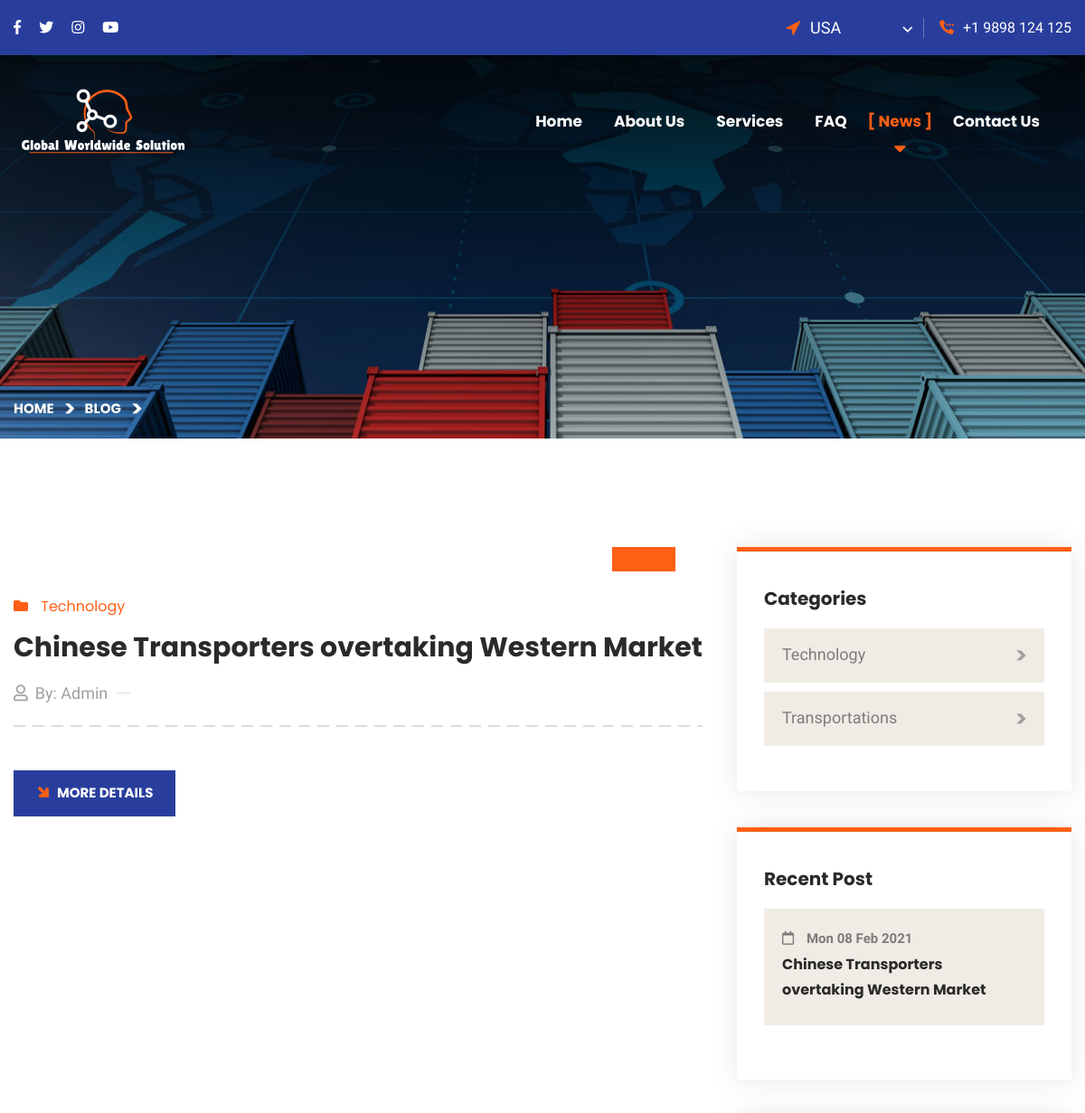
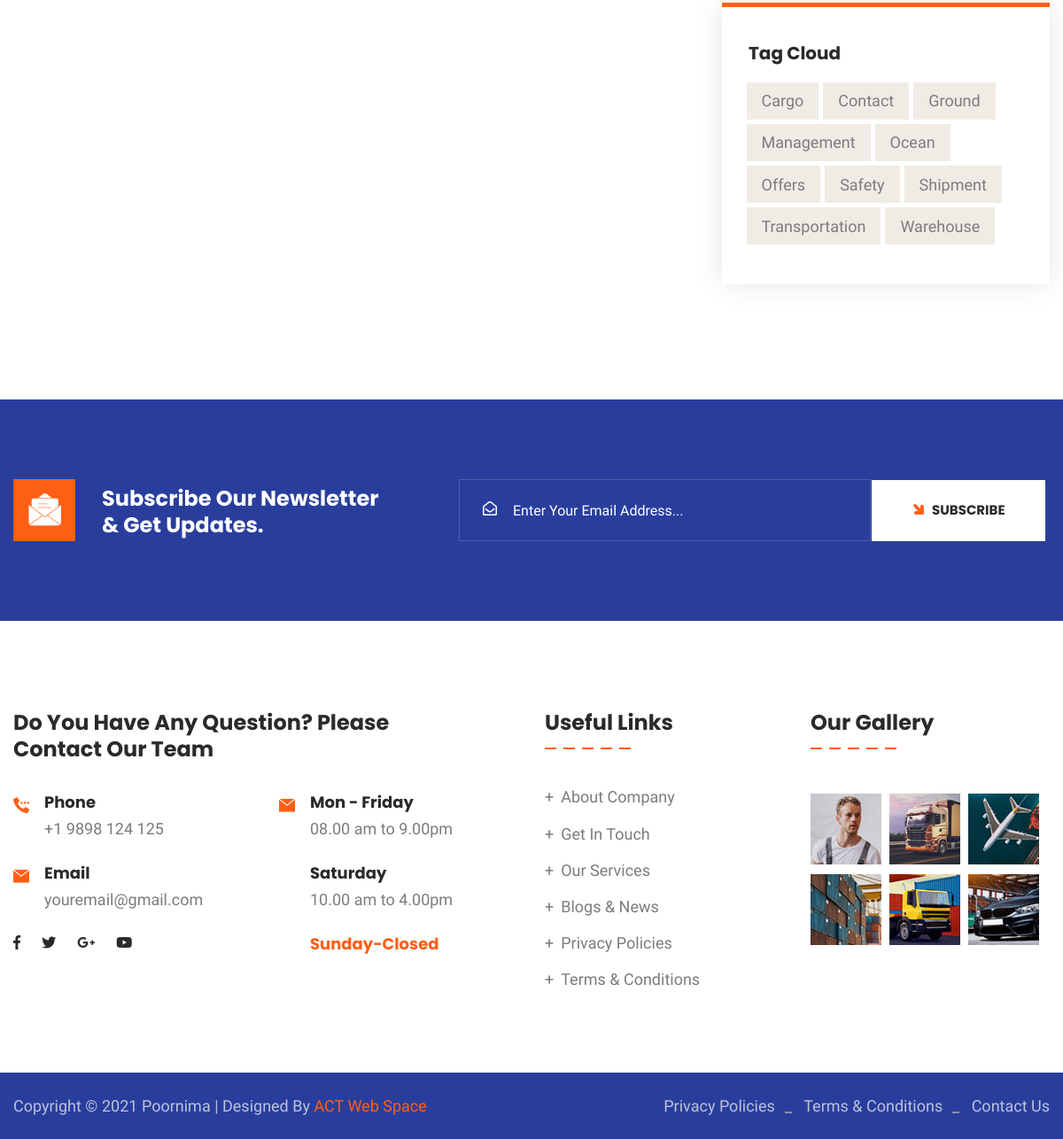
Screenshot of /blog.php with the database file from the repository (2 pictures, top to bottom).
### tables this page shows
CREATE TABLE `settings` (
  `id` int(100) NOT NULL,
  `header_logo` varchar(255) DEFAULT NULL,
  `email` varchar(255) DEFAULT NULL,
  `phone` varchar(255) DEFAULT NULL,
  `phone2` varchar(20) DEFAULT NULL,
  `footer_logo` varchar(255) DEFAULT NULL,
  `footer_desc` varchar(5000) DEFAULT NULL,
  `facebook` varchar(2000) DEFAULT NULL,
  `twitter` varchar(2000) DEFAULT NULL,
  `linkedin` varchar(2000) DEFAULT NULL,
  `instagram` varchar(2000) DEFAULT NULL,
  `youtube` varchar(2000) DEFAULT NULL,
  `address` varchar(1000) DEFAULT NULL,
  `city` varchar(255) DEFAULT NULL,
  `state` varchar(255) DEFAULT NULL,
  `country` varchar(255) DEFAULT NULL,
  `pin` varchar(255) DEFAULT NULL,
  `map` varchar(3000) DEFAULT NULL,
  `site_name` varchar(255) DEFAULT NULL
);

CREATE TABLE `blog` (
  `id` int(100) NOT NULL,
  `title` varchar(1000) DEFAULT NULL,
  `category` varchar(255) DEFAULT NULL,
  `descrip` varchar(10000) DEFAULT NULL,
  `img` varchar(100) DEFAULT NULL,
  `url` varchar(255) DEFAULT NULL,
  `date` varchar(100) DEFAULT NULL,
  `status` varchar(10) DEFAULT NULL
);

CREATE TABLE `category` (
  `id` int(100) NOT NULL,
  `cat_name` varchar(255) NOT NULL
);

### blog.php (the view, shortened to what the rows shown need)
<?php
    include "admin/conn.php";
    $blog = mysqli_query($con,"SELECT * FROM blog ORDER BY id DESC");
    $cat = mysqli_query($con,"SELECT * FROM category ORDER BY id DESC");
    $recent = mysqli_query($con,"SELECT * FROM blog ORDER BY id DESC LIMIT 4");
?>
<!DOCTYPE html>
<html lang="en">
<head>
<link href="assets/css/bootstrap.css" rel="stylesheet">
<link href="assets/css/style.css" rel="stylesheet">
<link href="assets/css/responsive.css" rel="stylesheet">
<link href="assets/css/color.css" rel="stylesheet">
</head>
<body>
<div class="page-wrapper">
   <?php include "header.php"; ?>
    <section class="news-section">
        <div class="auto-container">
            <div class="row">
                <div class="col-lg-8">
                    <?php
                        while ($row=mysqli_fetch_array($blog)){
                    ?>
                    <div class="news-block-four">
                        <div class="inner-box">
                            <div class="image">
                                <div class="date"><?php echo $row['date']; ?></div>
                            </div>
                            <div class="lower-content">
                                <div class="category"><i class="fas fa-folder"></i> <?php echo $row['category']; ?></div>
                                <h3><a href="blog-details.php?id=<?php echo $row['id']; ?>"><?php echo $row['title']; ?></a></h3>
                                <ul class="post-meta">
                                    <li><a href="#"><i class="far fa-user"></i>By: Admin</a></li>
                                </ul>
                                <div class="text"><p><?php
                        ?>...</p></div>
                                <div class="bottom-content">
                                    <div class="link-box">
                                        <a href="blog-details.php?id=<?php echo $row['id']; ?>" class="theme-btn btn-style-one"><span><i class="flaticon-up-arrow"></i>More Details </span></a>
                                    </div>
                                </div>
                            </div>
                        </div>
                    </div>
                    <?php  } ?>
                </div>
                <aside class="col-lg-4 sidebar">
                    <div class="blog-sidebar style-two">
                        <div class="widget widget_categories">
                            <div class="widget-content">
                                <ul class="categories-list clearfix">
                                    <?php
                                        while($row=mysqli_fetch_array($cat)){
                                        $counter  = mysqli_query($con,"SELECT * FROM blog WHERE category='".$row['cat_name']."'");
                                        $counti = mysqli_num_rows($counter);
                                    ?>
                                    <li><a href="blog-category.php?category=<?php echo $row['cat_name']; ?>"><?php echo $row['cat_name']; ?> <i class="flaticon-right-arrow-6"></i> <span><?php echo $counti; ?></span></a></li>
                                 <?php  } ?>
                                </ul>
                            </div>
                        </div>
                        <div class="widget news-widget-two">
                            <div class="wrapper-box">
                                <?php
                                    while($row=mysqli_fetch_array($recent)){
                                ?>
                                <div class="post" style="background-image: url(assets/images/resource/news-26.jpg);">
                                    <div class="content">
                                        <div class="date"><i class="far fa-calendar"></i> <?php echo $row['date']; ?></div>
                                        <h4><a href="blog-details.php?id=<?php echo $row['id']; ?>"><?php echo $row['title']; ?></a></h4>
                                    </div>
                                </div>
                             <?php } ?>
                            </div>
                        </div>
                </aside>
            </div>
        </div>
    </section>
   <?php include "footer.php"; ?>
</body>
</html>

### header.php (shortened to what the rows shown need)
<?php
    include "admin/conn.php";
    $settings = mysqli_query($con,"SELECT * FROM settings");
    $setting  = mysqli_fetch_array($settings);
?>
    <header class="main-header header-style-one">
        <div class="header-top">
            <div class="auto-container">
                <div class="inner-container">
                    <div class="right-column">
                        <div class="location">
                            <span class="flaticon-cursor"></span>
                            <form action="#" class="location-switcher">
                            </form>
                        </div>
                        <div class="phone-number"><i class="flaticon-calling"></i><a href="tel:<?php  echo $setting['phone']; ?>"></a><?php  echo $setting['phone']; ?></div>
                    </div>
                </div>
            </div>
        </div>
    </header>

### footer.php (shortened to what the rows shown need)
<?php
    include "admin/conn.php";
    $settings = mysqli_query($con,"SELECT * FROM settings");
    $setting  = mysqli_fetch_array($settings);
?>
    <footer class="main-footer">
        <div class="upper-box">
            <div class="auto-container">
                <div class="row">
                    <div class="col-lg-6">
                        <div class="widget contact-widget style-two">
                            <div class="row">
                                <div class="col-md-6">
                                    <div class="wrapper-box">
                                        <div class="icon-box">
                                            <div class="text"><strong>Phone</strong><a href="tel:<?php echo $setting['phone']; ?>"><?php echo $setting['phone']; ?></a></div>
                                        </div>
                                        <div class="icon-box">
                                            <div class="text"><strong>Email</strong><a href="mail:<?php echo $setting['email']; ?>"><?php echo $setting['email']; ?></a></div>
                                        </div>
                                    </div>
                                </div>
                            </div>
                        </div>
                    </div>
                </div>
            </div>
        </div>
    </footer>
    <div class="footer-bottom">
        <div class="auto-container">
            <div class="row m-0 align-items-center justify-content-between">
                <div class="copyright-text">Copyright © 2021 <?php echo $setting['site_name']; ?> | Designed By <a target="blank" href="https://www.actwebspace.com"> ACT Web Space</a></div>
                <ul class="menu">
                    <li><a href="privacy.php">Privacy Policies</a></li>
                    <li><a href="terms.php">Terms & Conditions </a></li>
                    <li><a href="contact.php">  Contact Us</a></li>
                </ul>
            </div>
        </div>
    </div>
</div>

### rows the page displays
settings: phone "+1 9898 124 125", email "youremail@gmail.com", site_name "Poornima"
blog: category "Technology", title "Chinese Transporters overtaking Western Market", date "Mon 08 Feb 2021"
category: cat_name "Technology"
category: cat_name "Transportations"
